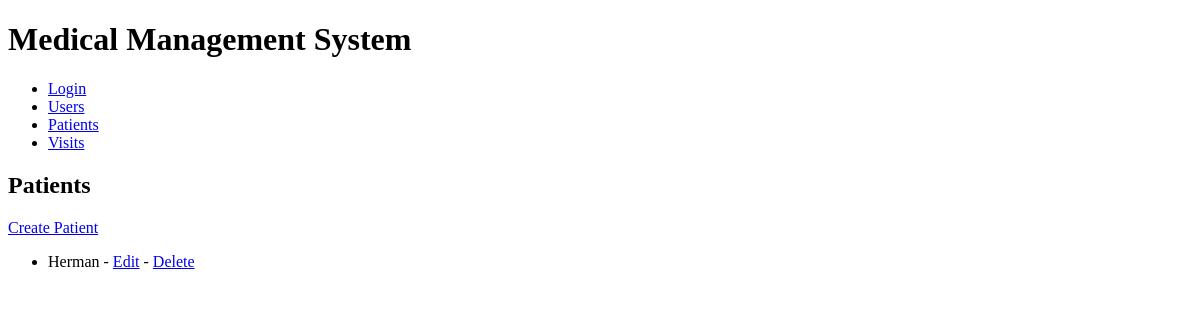
The app's page /patients/, older data.
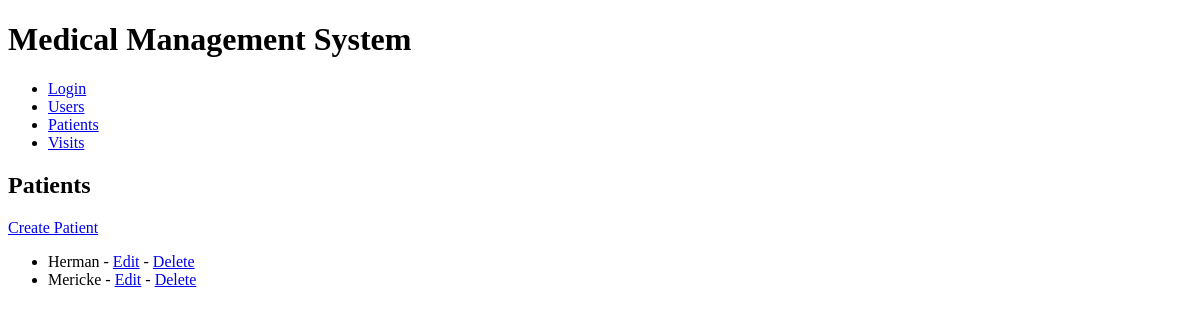
The same page, newer data.
### patients/models.py (models this page shows)
class Patient(models.Model):
    name = models.CharField(max_length=100)
    address = models.TextField()
    date_of_birth = models.DateField()

### patients/views.py (the view)
# urls.py: path('', views.patient_list, name='patient_list'),
def patient_list(request):
    patients = Patient.objects.all()
    return render(
        request, 'patients/patient_list.html', {'patients': patients}
    )

### patients/templates/patients/patient_list.html
{% extends 'base.html' %}
{% block content %}
<h2>Patients</h2>
<a href="{% url 'patient_create' %}">Create Patient</a>
<ul>
    {% for patient in patients %}
    <li>{{ patient.name }} - <a href="{% url 'patient_update' patient.id %}">Edit</a> - <a href="{% url 'patient_delete' patient.id %}">Delete</a></li>
    {% endfor %}
</ul>
{% endblock %}

### templates/base.html (shortened to what this page needs)
{% load static %}
<!DOCTYPE html>
<html>
<head>
    <link rel="stylesheet" type="text/css" href="{% static 'css/style.css' %}">
</head>
<body>
    <header>
        <h1>Medical Management System</h1>
        <nav>
            <ul>
                <li><a href="{% url 'login' %}">Login</a></li>
                <li><a href="{% url 'user_list' %}">Users</a></li>
                <li><a href="{% url 'patient_list' %}">Patients</a></li>
                <li><a href="{% url 'visit_list' %}">Visits</a></li>
            </ul>
        </nav>
    </header>
    <main>
        {% block content %}
        {% endblock %}
    </main>
</body>
</html>

Row changes from the older to the newer data that the page shows:
added Patient: name "Mericke"
